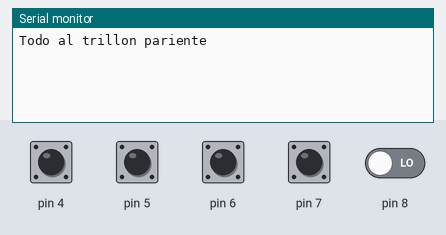
Bench run of a sketch on a simulated Arduino Uno, built with avr-gcc and run on an emulated ATmega328P. On the bench: the last lines printed to the serial monitor. The inputs (shaded band) are chosen by the test bench; at power-on: pin 4–7 HIGH, pin 8 LOW. The audio player accepts every command and is not drawn.

Above: at 1.7 s.
1.8 s: pin 4 pulled LOW for 1.25 s
At 3.5 s:
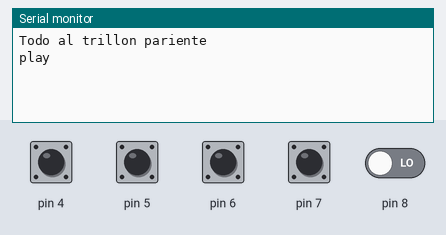
4.5 s: pin 5 pulled LOW for 1.25 s
At 6.5 s:
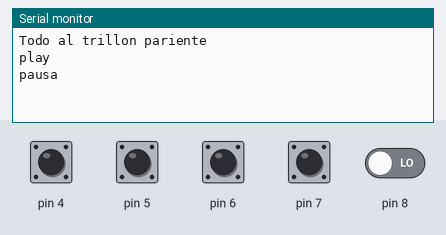

The sketch:

Varios_sin_Bocina.ino
```cpp
#include "Arduino.h"
#include "SoftwareSerial.h"
#include "DFRobotDFPlayerMini.h"
#include "CapacitiveSensor.h"

SoftwareSerial mySoftwareSerial(11,10);
DFRobotDFPlayerMini myDFPlayer;
CapacitiveSensor   sensor = CapacitiveSensor(3,4);
CapacitiveSensor   sensorl = CapacitiveSensor(3,5);
CapacitiveSensor   sensorll = CapacitiveSensor(3,6);
CapacitiveSensor   sensorlll = CapacitiveSensor(3,7);
bool musica = false;

void setup(){
  mySoftwareSerial.begin(9600);
  Serial.begin(115200);
  pinMode(9,INPUT);

  if (!myDFPlayer.begin(mySoftwareSerial)) {
    Serial.println("Ojo aka prrx");
    while(true);
}
  Serial.println("Todo al trillon pariente");

  myDFPlayer.volume(30);
}

void loop(){
 long tocar = sensor.capacitiveSensor(30);
 long tocarl = sensorl.capacitiveSensor(30);
 long tocarll = sensorll.capacitiveSensor(30);
 long tocarlll = sensorlll.capacitiveSensor(30);
 bool busy;

 if(musica == true)
 {
  busy = digitalRead(8);
  if (busy == true)
  {
   myDFPlayer.next();
  }
 }

//Acá va el primer sensor capacitivo.

if ( tocar > 10 ) {
   if(musica == false)
   {
     Serial.println("play");
     myDFPlayer.start();
     musica = true;
   }
   else
   {
     Serial.println("pausa");
     myDFPlayer.pause();
     musica = false;
   }
   while ( tocar > 10 )
   {
     tocar = sensor.capacitiveSensor(30);
   }
 }

if ( tocarl > 10 ) {
   if(musica == false)
   {
     Serial.println("play");
     myDFPlayer.start();
     musica = true;
   }
   else
   {
     Serial.println("pausa");
     myDFPlayer.pause();
     musica = false;
   }
   while ( tocarl > 10 )
   {
     tocarl = sensorl.capacitiveSensor(30);
   }
 }

 if ( tocarll > 10 ) {
   if(musica == false)
   {
     Serial.println("play");
     myDFPlayer.start();
     musica = true;
   }
   else
   {
     Serial.println("pausa");
     myDFPlayer.pause();
     musica = false;
   }
   while ( tocarll > 10 )
   {
     tocarll = sensorll.capacitiveSensor(30);
   }
 }

 if ( tocarlll > 10 ) {
   if(musica == false)
   {
     Serial.println("play");
     myDFPlayer.start();
     musica = true;
   }
   else
   {
     Serial.println("pausa");
     myDFPlayer.pause();
     musica = false;
   }
   while ( tocarlll > 10 )
   {
     tocarlll = sensorlll.capacitiveSensor(30);
   }
 }

 delay (1000);
}
```

Measured:
- after the input at 1.8 s, the serial monitor: prints a new line after 0.75 s (image 1)
- after the input at 4.5 s, the serial monitor: prints a new line after 0.58 s (image 2)
